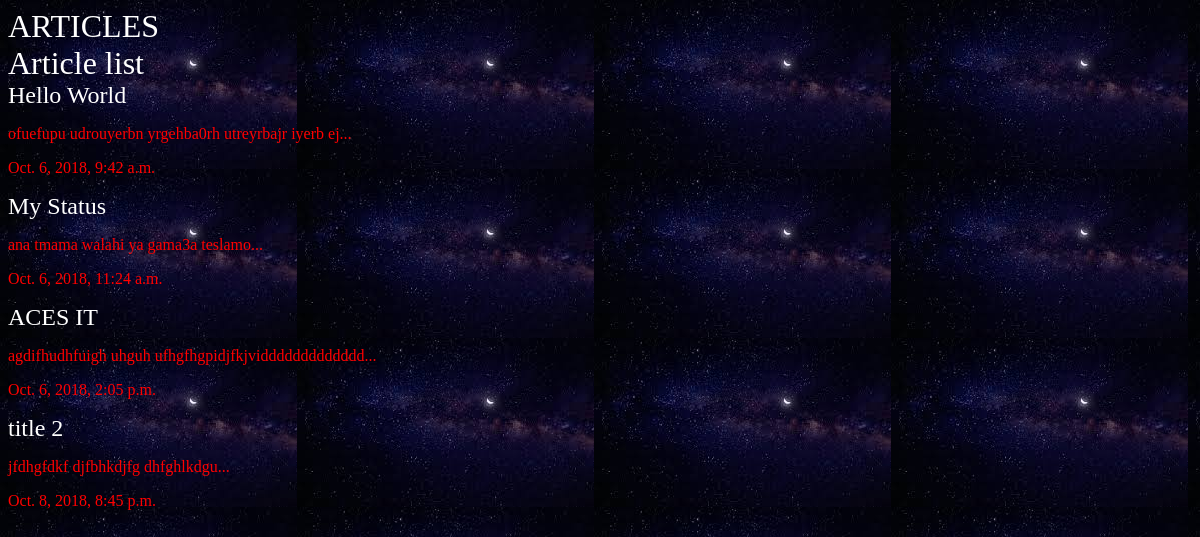
The app's page /articles/ with its own data.
### articles/models.py (models this page shows, shortened)
class Article(models.Model):
    title = models.CharField(max_length=100)
    slug = models.SlugField()
    body = models.TextField()
    date = models.DateTimeField(auto_now_add=True)
    thumb = models.ImageField(default='default.png', blank=True)
    def snippet(self):
        return self.body[:50] + "..."

### articles/views.py (the view)
def article_list(request):
    articles = Article.objects.all()
    return render(request,'articles/article_list.html',
                  {'art':articles})

### articles/templates/articles/article_list.html
{% extends 'base_layout.html' %}
{% block content %}
  <h1>Article list </h1>
  <div class="articles">
    {% for article in art %}
      <div class="article">
        <h2> <a href="{% url 'articles:detail' slug=article.slug %}">{{article.title}} </a> </h2>
        <p> {{article.snippet}} </p>
        <p> {{article.date}} </p>
    </div>
      {% endfor %}
    </div>
{% endblock %}

### templates/base_layout.html (shortened to what this page needs)
{% load static from staticfiles %}
<!DOCTYPE html>
<html lang="en" dir="ltr">
  <head>
    <link rel="stylesheet" href="{%static 'styles.css'%}"
  </head>
  <body>
    <div class="wrapper">
      <h1><a href="{% url 'articles:list' %}">ARTICLES</a></h1>
      {% block content %}
      {% endblock %}
  </body>
</html>

### assets/styles.css (style rules this page uses)
body { background: #0f121f; background-image:url(stars.jpeg); color:#fff }
h1,h2,h3,h4,h5 { font-weight: normal; margin:0 }
a,a:hover,a:visited { color: #fff; text-decoration:none; }
p { font-size: normal;color: red }

### records on screen
Article: title "Hello World", snippet "ofuefupu udrouyerbn yrgehba0rh utreyrbajr iyerb ej...", date "Oct. 6, 2018, 9:42 a.m."
Article: title "My Status", snippet "ana tmama walahi ya gama3a teslamo...", date "Oct. 6, 2018, 11:24 a.m."
Article: title "ACES IT", snippet "agdifhudhfuigh uhguh ufhgfhgpidjfkjviddddddddddddd...", date "Oct. 6, 2018, 2:05 p.m."
Article: title "title 2", snippet "jfdhgfdkf djfbhkdjfg dhfghlkdgu...", date "Oct. 8, 2018, 8:45 p.m."
